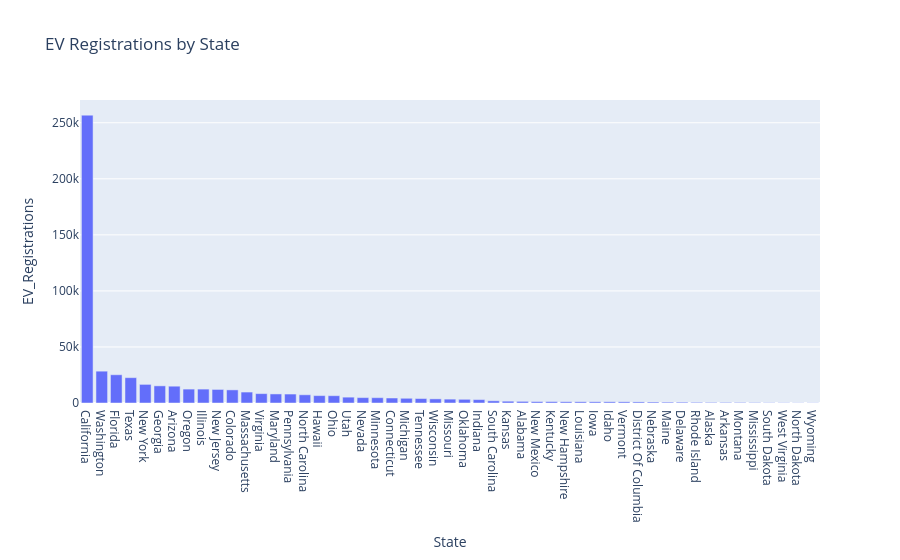

Notebook cell for this chart:
### Markdown cell above
## EV ANALYSIS

### Code cell
# EV Distribution Across States

ev_data = ev_data[ev_data['State'] != 'Total']
ev_sorted = ev_data.sort_values(by='EV_Registrations', ascending=False)

fig = px.bar(ev_sorted, x='State', y='EV_Registrations', title='EV Registrations by State',)
fig.show()

### Figure 1 — Plotly figure (JSON) as saved in the notebook; plotly's stock layout.template omitted (floating-point values rounded to 4 significant figures)
{"data": [{"hovertemplate": "State=%{x}<br>EV_Registrations=%{y}<extra></extra>", "legendgroup": "", "marker": {"color": "#636efa", "pattern": {"shape": ""}}, "name": "", "orientation": "v", "showlegend": false, "textposition": "auto", "type": "bar", "x": ["California", "Washington", "Florida", "Texas", "New York", "Georgia", "Arizona", "Oregon", "Illinois", "New Jersey", "Colorado", "Massachusetts", "Virginia", "Maryland", "Pennsylvania", "North Carolina", "Hawaii", "Ohio", "Utah", "Nevada", "Minnesota", "Connecticut", "Michigan", "Tennessee", "Wisconsin", "Missouri", "Oklahoma", "Indiana", "South Carolina", "Kansas", "Alabama", "New Mexico", "Kentucky", "New Hampshire", "Louisiana", "Iowa", "Idaho", "Vermont", "District Of Columbia", "Nebraska", "Maine", "Delaware", "Rhode Island", "Alaska", "Arkansas", "Montana", "Mississippi", "South Dakota", "West Virginia", "North Dakota", "Wyoming"], "xaxis": "x", "y": [256800, 28400, 25200, 22600, 16600, 15300, 15000, 12400, 12400, 12100, 11700, 9760, 8370, 8080, 7990, 7320, 6590, 6510, 5220, 4810, 4740, 4450, 4210, 3980, 3680, 3450, 3290, 3030, 1950, 1610, 1450, 1260, 1240, 1120, 1110, 1090, 1080, 1060, 970, 850, 750, 720, 600, 530, 520, 500, 390, 260, 230, 170, 170], "yaxis": "y"}], "layout": {"barmode": "relative", "legend": {"tracegroupgap": 0}, "title": {"text": "EV Registrations by State"}, "xaxis": {"anchor": "y", "domain": [0, 1], "title": {"text": "State"}}, "yaxis": {"anchor": "x", "domain": [0, 1], "title": {"text": "EV_Registrations"}}}}
